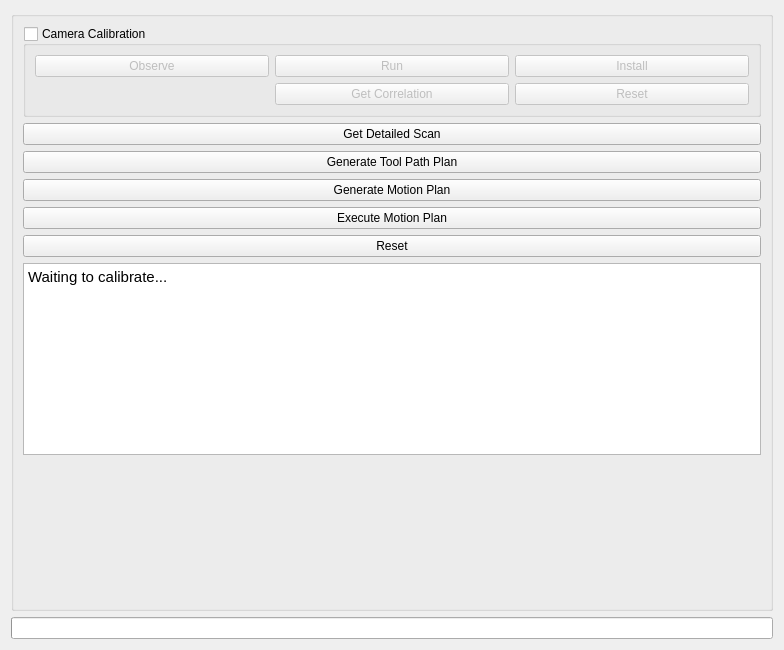
<?xml version="1.0" encoding="UTF-8"?>
<ui version="4.0">
 <class>SNPWidget</class>
 <widget class="QWidget" name="SNPWidget">
  <property name="geometry">
   <rect>
    <x>0</x>
    <y>0</y>
    <width>784</width>
    <height>650</height>
   </rect>
  </property>
  <property name="windowTitle">
   <string>Form</string>
  </property>
  <layout class="QVBoxLayout" name="verticalLayout">
   <item>
    <widget class="QGroupBox" name="button_box">
     <property name="sizePolicy">
      <sizepolicy hsizetype="Expanding" vsizetype="Expanding">
       <horstretch>0</horstretch>
       <verstretch>0</verstretch>
      </sizepolicy>
     </property>
     <property name="title">
      <string/>
     </property>
     <layout class="QVBoxLayout" name="verticalLayout_2">
      <item>
       <widget class="QGroupBox" name="calibration_group_box">
        <property name="enabled">
         <bool>true</bool>
        </property>
        <property name="title">
         <string>Camera Calibration</string>
        </property>
        <property name="checkable">
         <bool>true</bool>
        </property>
        <property name="checked">
         <bool>false</bool>
        </property>
        <layout class="QGridLayout" name="gridLayout_2">
         <item row="0" column="1">
          <widget class="QPushButton" name="run_calibration_button">
           <property name="enabled">
            <bool>false</bool>
           </property>
           <property name="text">
            <string>Run</string>
           </property>
          </widget>
         </item>
         <item row="0" column="2">
          <widget class="QPushButton" name="install_calibration_button">
           <property name="enabled">
            <bool>false</bool>
           </property>
           <property name="text">
            <string>Install</string>
           </property>
          </widget>
         </item>
         <item row="0" column="0">
          <widget class="QPushButton" name="observe_button">
           <property name="text">
            <string>Observe</string>
           </property>
          </widget>
         </item>
         <item row="2" column="1">
          <widget class="QPushButton" name="get_correlation_button">
           <property name="enabled">
            <bool>false</bool>
           </property>
           <property name="text">
            <string>Get Correlation</string>
           </property>
          </widget>
         </item>
         <item row="2" column="2">
          <widget class="QPushButton" name="reset_calibration_button">
           <property name="enabled">
            <bool>false</bool>
           </property>
           <property name="text">
            <string>Reset</string>
           </property>
          </widget>
         </item>
        </layout>
       </widget>
      </item>
      <item>
       <widget class="QPushButton" name="scan_button">
        <property name="enabled">
         <bool>true</bool>
        </property>
        <property name="text">
         <string>Get Detailed Scan</string>
        </property>
       </widget>
      </item>
      <item>
       <widget class="QPushButton" name="tpp_button">
        <property name="enabled">
         <bool>true</bool>
        </property>
        <property name="text">
         <string>Generate Tool Path Plan</string>
        </property>
       </widget>
      </item>
      <item>
       <widget class="QPushButton" name="motion_plan_button">
        <property name="enabled">
         <bool>true</bool>
        </property>
        <property name="text">
         <string>Generate Motion Plan</string>
        </property>
       </widget>
      </item>
      <item>
       <widget class="QPushButton" name="motion_execution_button">
        <property name="enabled">
         <bool>true</bool>
        </property>
        <property name="text">
         <string>Execute Motion Plan</string>
        </property>
       </widget>
      </item>
      <item>
       <widget class="QPushButton" name="reset_button">
        <property name="text">
         <string>Reset</string>
        </property>
       </widget>
      </item>
      <item>
       <widget class="QTextEdit" name="text_edit_log">
        <property name="html">
         <string>&lt;!DOCTYPE HTML PUBLIC &quot;-//W3C//DTD HTML 4.0//EN&quot; &quot;http://www.w3.org/TR/REC-html40/strict.dtd&quot;&gt;
&lt;html&gt;&lt;head&gt;&lt;meta name=&quot;qrichtext&quot; content=&quot;1&quot; /&gt;&lt;style type=&quot;text/css&quot;&gt;
p, li { white-space: pre-wrap; }
&lt;/style&gt;&lt;/head&gt;&lt;body style=&quot; font-family:'Ubuntu'; font-size:11pt; font-weight:400; font-style:normal;&quot;&gt;
&lt;p style=&quot; margin-top:0px; margin-bottom:0px; margin-left:0px; margin-right:0px; -qt-block-indent:0; text-indent:0px;&quot;&gt;Waiting to calibrate...&lt;/p&gt;&lt;/body&gt;&lt;/html&gt;</string>
        </property>
       </widget>
      </item>
      <item>
       <spacer name="verticalSpacer">
        <property name="orientation">
         <enum>Qt::Vertical</enum>
        </property>
        <property name="sizeHint" stdset="0">
         <size>
          <width>20</width>
          <height>40</height>
         </size>
        </property>
       </spacer>
      </item>
     </layout>
    </widget>
   </item>
   <item>
    <widget class="QProgressBar" name="progress_bar">
     <property name="value">
      <number>0</number>
     </property>
     <property name="format">
      <string/>
     </property>
    </widget>
   </item>
  </layout>
 </widget>
 <resources/>
 <connections/>
</ui>
